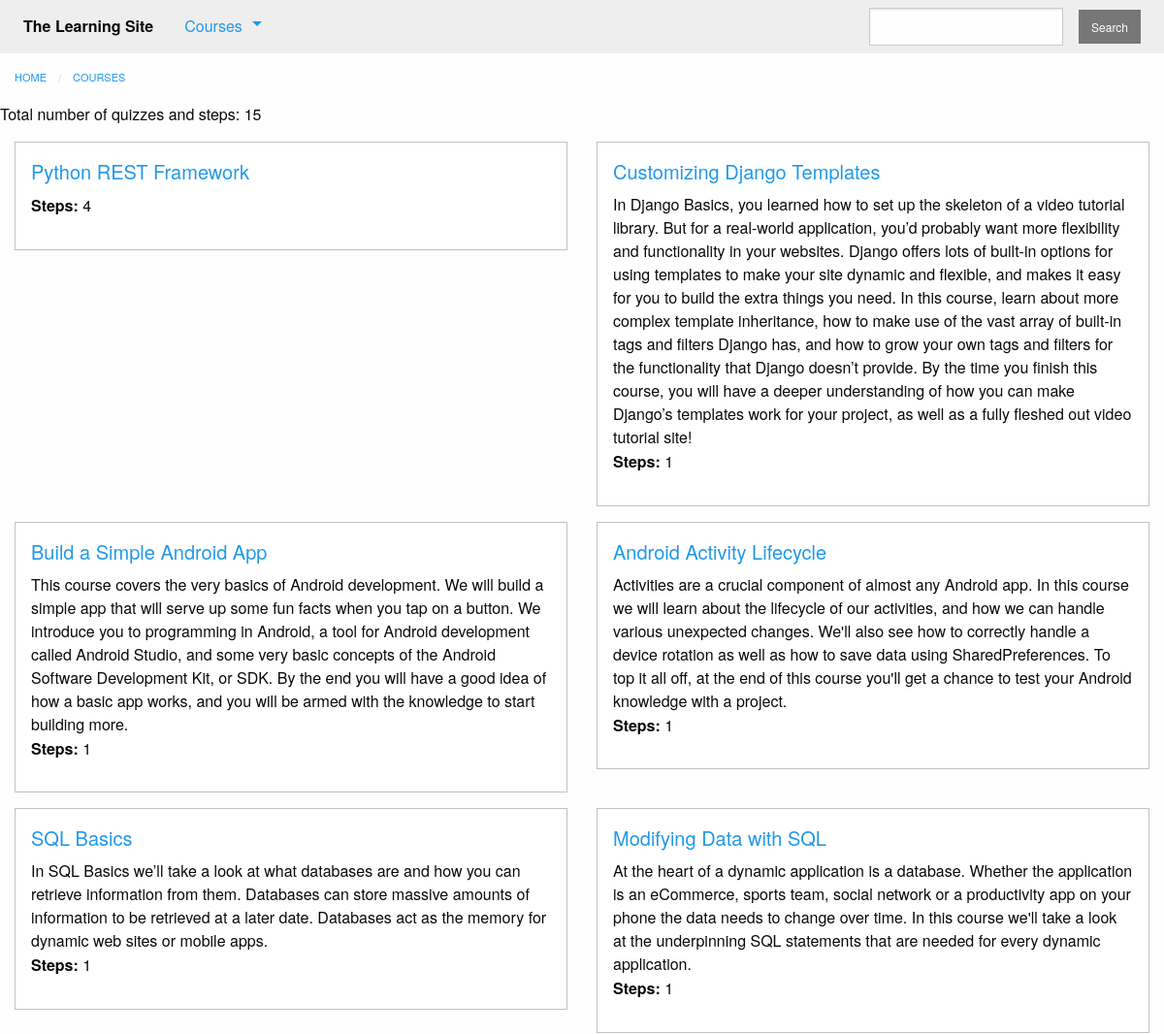
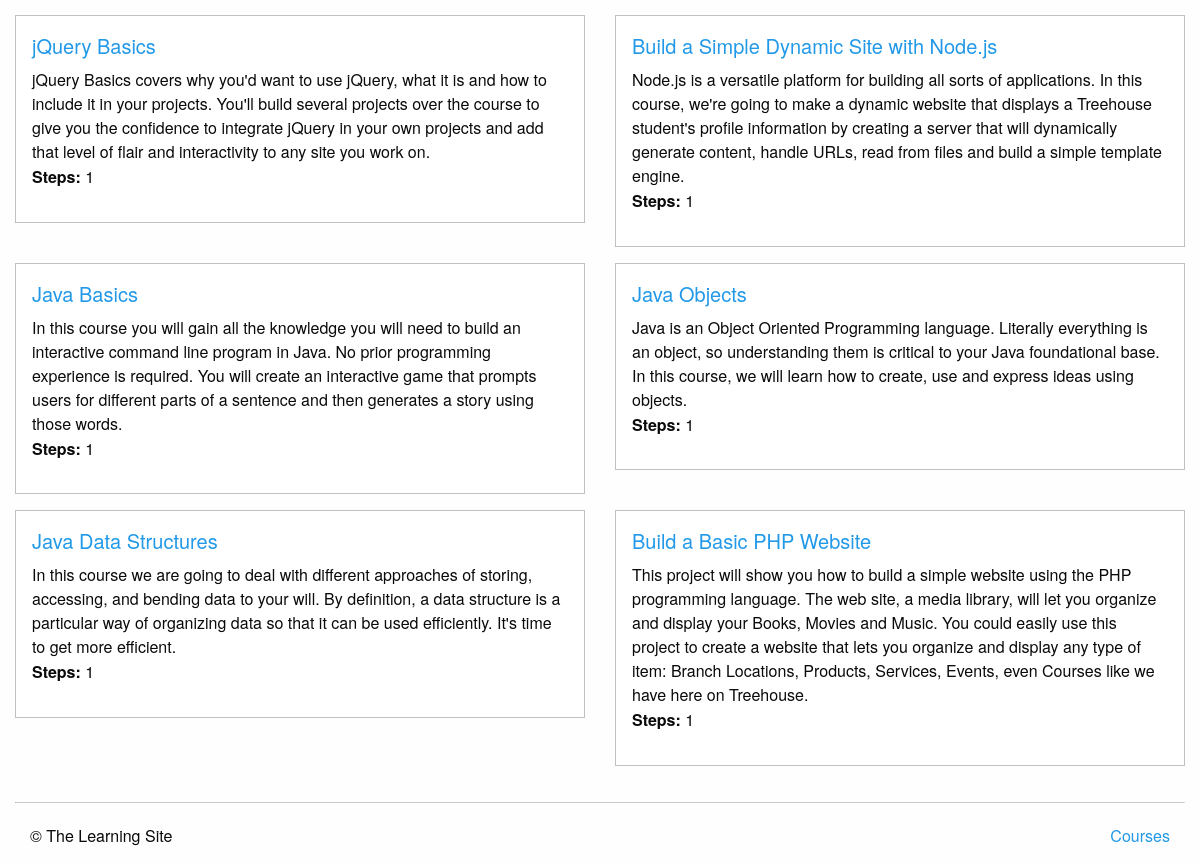
Page /courses/ on the committed database (2 pictures, top to bottom).
### courses/models.py (models this page shows, shortened)
class Course(models.Model):
    created_at = models.DateTimeField(auto_now_add=True)
    title = models.CharField(max_length=255)
    description = models.TextField()
    teacher = models.ForeignKey(User, on_delete=models.CASCADE)
    subject = models.CharField(default='', max_length=100)
    published = models.BooleanField(default=False)

### courses/views.py (the view)
def course_list(request):
    courses = models.Course.objects.filter(
        published=True
    ).annotate(
        total_steps=Count('text', distinct=True) + Count('quiz', distinct=True)
    )
    total = courses.aggregate(total=Sum('total_steps'))
    return render(request, 'courses/course_list.html', {
        'courses': courses,
        'total': total
    })

### courses/templatetags/course_extras.py (called while the page is built)
@register.inclusion_tag('courses/course_nav.html')
def nav_courses_list():
    courses = Course.objects.filter(
        published=True
    ).order_by(
        '-created_at'
    ).values(
        'id', 'title'
    )[:5]
    return {'courses': courses}

### courses/templates/courses/course_list.html (shortened to what this page needs)
{% extends "courses/layout.html" %}
{% block content %}
    <div class="row columns">
        {{ block.super }}
    </div>
    <p>Total number of quizzes and steps: {{ total.total }}</p>
    <div class="row">
        {%  for course in courses %}
            <div class="small-6 columns">
                <div class="callout">
                    <h5><a href="{% url 'courses:detail' pk=course.pk %}">{{ course.title }}</a></h5>
                    <div class="card-copy">
                        {{ course.description }}
                        {% if course.total_steps %}
                            <p>
                                <strong>Steps:</strong> {{ course.total_steps }}
                            </p>
                        {% endif %}
                    </div>
                </div>
            </div>
            {% if forloop.counter|divisibleby:"2" %}
                </div>
                <div class="row">
            {% endif %}
        {% endfor %}
    </div>
{% endblock %}

### rows in the picture
Course: title "Python REST Framework", total_steps "4"
Course: title "Customizing Django Templates", description "In Django Basics, you learned how to set up the skeleton of a video tutorial library. But for a real-world application, you’d probably want more flexibility and functionality in your websites. Django offers lots of built-in options for using templates to make your site dynamic and flexible, and makes it easy for you to build the extra things you need. In this course, learn about more complex template inheritance, how to make use of the vast array of built-in tags and filters Django has, and how to grow your own tags and filters for the functionality that Django doesn’t provide. By the time you finish this course, you will have a deeper understanding of how you can make Django’s templates…", total_steps "1"
Course: title "Build a Simple Android App", description "This course covers the very basics of Android development. We will build a simple app that will serve up some fun facts when you tap on a button. We introduce you to programming in Android, a tool for Android development called Android Studio, and some very basic concepts of the Android Software Development Kit, or SDK. By the end you will have a good idea of how a basic app works, and you will be armed with the knowledge to start building more.", total_steps "1"
Course: title "Android Activity Lifecycle", description "Activities are a crucial component of almost any Android app. In this course we will learn about the lifecycle of our activities, and how we can handle various unexpected changes. We'll also see how to correctly handle a device rotation as well as how to save data using SharedPreferences. To top it all off, at the end of this course you'll get a chance to test your Android knowledge with a project.", total_steps "1"
Course: title "SQL Basics", description "In SQL Basics we’ll take a look at what databases are and how you can retrieve information from them. Databases can store massive amounts of information to be retrieved at a later date. Databases act as the memory for dynamic web sites or mobile apps.", total_steps "1"
Course: title "Modifying Data with SQL", description "At the heart of a dynamic application is a database. Whether the application is an eCommerce, sports team, social network or a productivity app on your phone the data needs to change over time. In this course we'll take a look at the underpinning SQL statements that are needed for every dynamic application.", total_steps "1"
Course: title "jQuery Basics", description "jQuery Basics covers why you'd want to use jQuery, what it is and how to include it in your projects. You'll build several projects over the course to give you the confidence to integrate jQuery in your own projects and add that level of flair and interactivity to any site you work on.", total_steps "1"
Course: title "Build a Simple Dynamic Site with Node.js", description "Node.js is a versatile platform for building all sorts of applications. In this course, we're going to make a dynamic website that displays a Treehouse student's profile information by creating a server that will dynamically generate content, handle URLs, read from files and build a simple template engine.", total_steps "1"
Course: title "Java Basics", description "In this course you will gain all the knowledge you will need to build an interactive command line program in Java. No prior programming experience is required. You will create an interactive game that prompts users for different parts of a sentence and then generates a story using those words.", total_steps "1"
Course: title "Java Objects", description "Java is an Object Oriented Programming language. Literally everything is an object, so understanding them is critical to your Java foundational base. In this course, we will learn how to create, use and express ideas using objects.", total_steps "1"
Course: title "Java Data Structures", description "In this course we are going to deal with different approaches of storing, accessing, and bending data to your will. By definition, a data structure is a particular way of organizing data so that it can be used efficiently. It's time to get more efficient.", total_steps "1"
Course: title "Build a Basic PHP Website", description "This project will show you how to build a simple website using the PHP programming language. The web site, a media library, will let you organize and display your Books, Movies and Music. You could easily use this project to create a website that lets you organize and display any type of item: Branch Locations, Products, Services, Events, even Courses like we have here on Treehouse.", total_steps "1"

### other values in the picture
{{ total.total }} "15"
